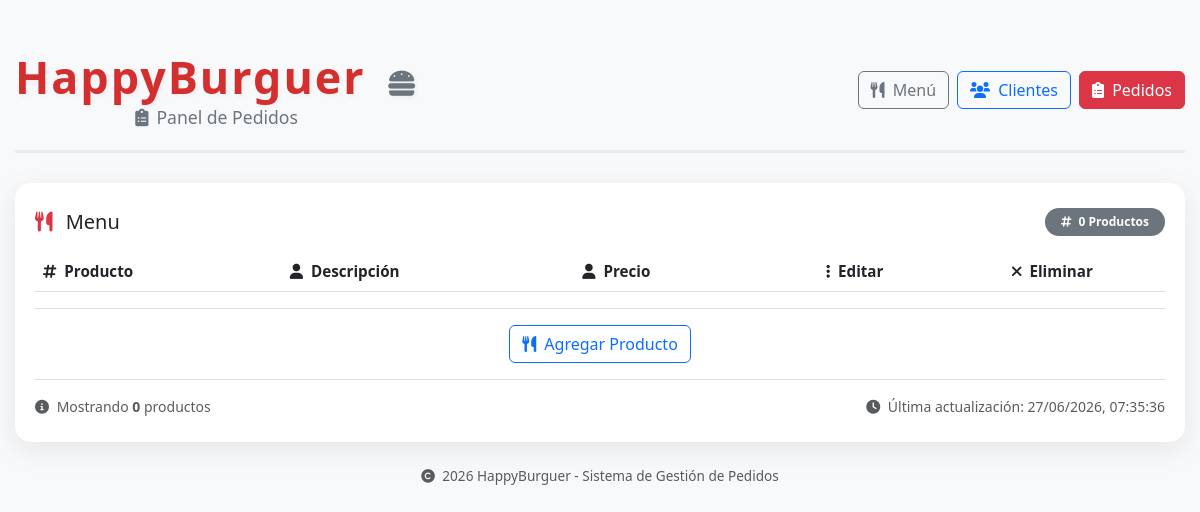
Page /menu on the earlier database version.
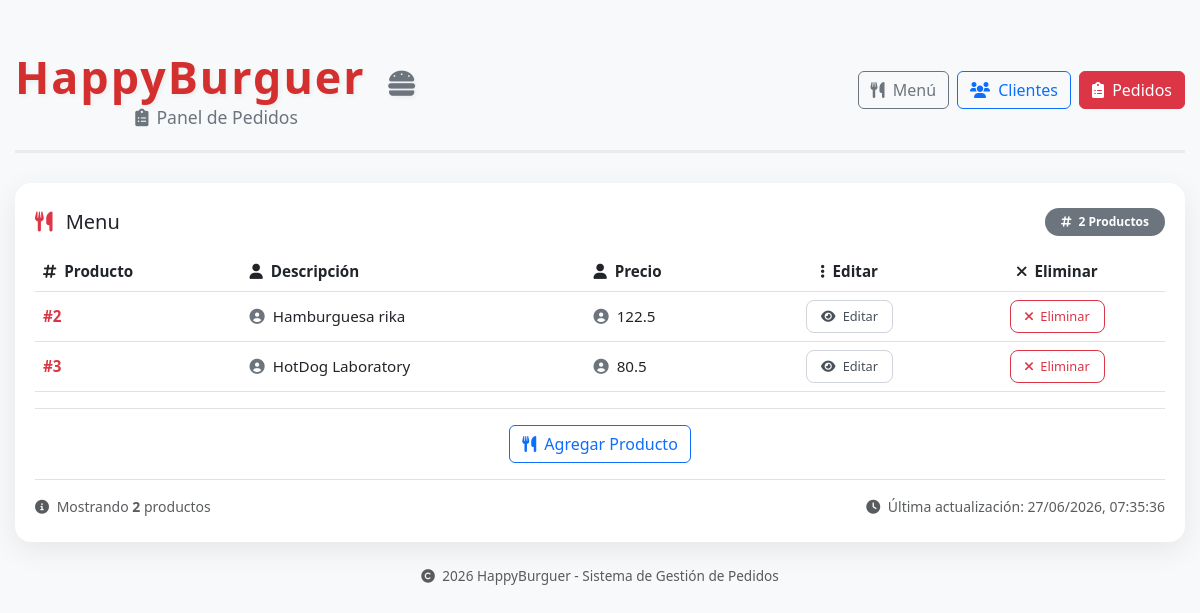
Same page on the later database version.
### tables this page shows
CREATE TABLE Menu (
                                clave INTEGER PRIMARY KEY AUTOINCREMENT NOT NULL,
                                nombre varchar(200) Not Null,
                                precio decimal(10,2) Not Null);

### routes/menu.py (the view)
@menu_bp.route("/menu")
def listar_menu():
    menu = menu_model.obtener()
    return render_template("menu.html", menu=menu)

### db/db.py (called while the page is built)
    def getConnection(self):
        conn = sqlite3.connect(self.nombreDb)
        conn.execute("PRAGMA foreign_keys = ON")
        return conn

### models/menu.py (called while the page is built)
    def obtener(self):
        with self.db.getConnection() as conn:
            return conn.execute("Select * From Menu").fetchall()

### templates/menu.html
{% extends 'layout.html' %}
{% block contenido %}
    <div class="menu-card">
            <div class="d-flex justify-content-between align-items-center mb-3 flex-wrap">
                <h5 class="mb-0">
                    <i class="fas fa-utensils me-2 text-danger"></i>
                    Menu
                </h5>
                <span class="badge bg-secondary rounded-pill px-3 py-2">
                    <i class="fas fa-hashtag me-1"></i> {{ menu|length }} Productos
                </span>
            </div>
            <div class="table-responsive">
                <table class="table table-menu table-hover align-middle">
                    <thead>
                        <tr>
                            <th><i class="fas fa-hashtag me-1"></i> Producto</th>
                            <th><i class="fas fa-user me-1"></i> Descripción</th>
                            <th><i class="fas fa-user me-1"></i> Precio</th>
                            <th class="text-center"><i class="fas fa-ellipsis-v me-1"></i> Editar</th>
                            <th class="text-center"><i class="fas fa-times me-1"></i> Eliminar</th>
                        </tr>
                    </thead>
                    <tbody>
                        {% for m in menu %}
                            <tr>
                                <td><span class="fw-bold text-danger">#{{ m[0] }}</span></td>
                                <td><i class="fas fa-user-circle me-2 text-secondary"></i>{{ m[1] }}</td>
                                <td><i class="fas fa-user-circle me-2 text-secondary"></i>{{ m[2] }}</td>
                                <td class="text-center">
                                    <a href="{{url_for('menu.agrega_edita_menu', menu_id=m[0])}}">
                                        <button class="btn-detalle" title="Editar producto">
                                            <i class="fas fa-eye me-1"></i> Editar
                                        </button>
                                    </a>
                                </td>
                                <td class="text-center">
                                    <form action="{{ url_for('menu.elimina_menu', menu_id=m[0]) }}" method="POST" style="display:inline;">
                                        <button class="btn-cancelar" type="submit" title="Eliminar producto">
                                            <i class="fas fa-times me-1"></i> Eliminar
                                        </button>
                                    </form>
                                </td>
                            </tr>
                        {% endfor %}
                    </tbody>
                </table>
            </div>
            <div class="d-flex justify-content-center align-items-center mt-3 pt-3 border-top flex-wrap">
                <a href="{{url_for('menu.agrega_edita_menu', menu_id=0)}}">
                    <button class="btn btn-outline-primary" id="btnMenu">
                        <i class="fas fa-utensils me-1"></i> Agregar Producto
                    </button>
                </a>
            </div>
            <div class="d-flex justify-content-between align-items-center mt-3 pt-3 border-top flex-wrap">
                <small class="text-muted">
                    <i class="fas fa-info-circle me-1"></i>
                    Mostrando <strong>{{ menu|length }}</strong> productos
                </small>
                <small class="text-muted">
                    <i class="fas fa-clock me-1"></i>
                    Última actualización: <span id="hora-actual"></span>
                </small>
            </div>
        </div>
{% endblock %}

Differences in the rows shown:
added Menu: clave "2", nombre "Hamburguesa rika", precio "122.5"
added Menu: clave "3", nombre "HotDog Laboratory", precio "80.5"
Other differences:
{{ menu|length }}: "0" → "2"
